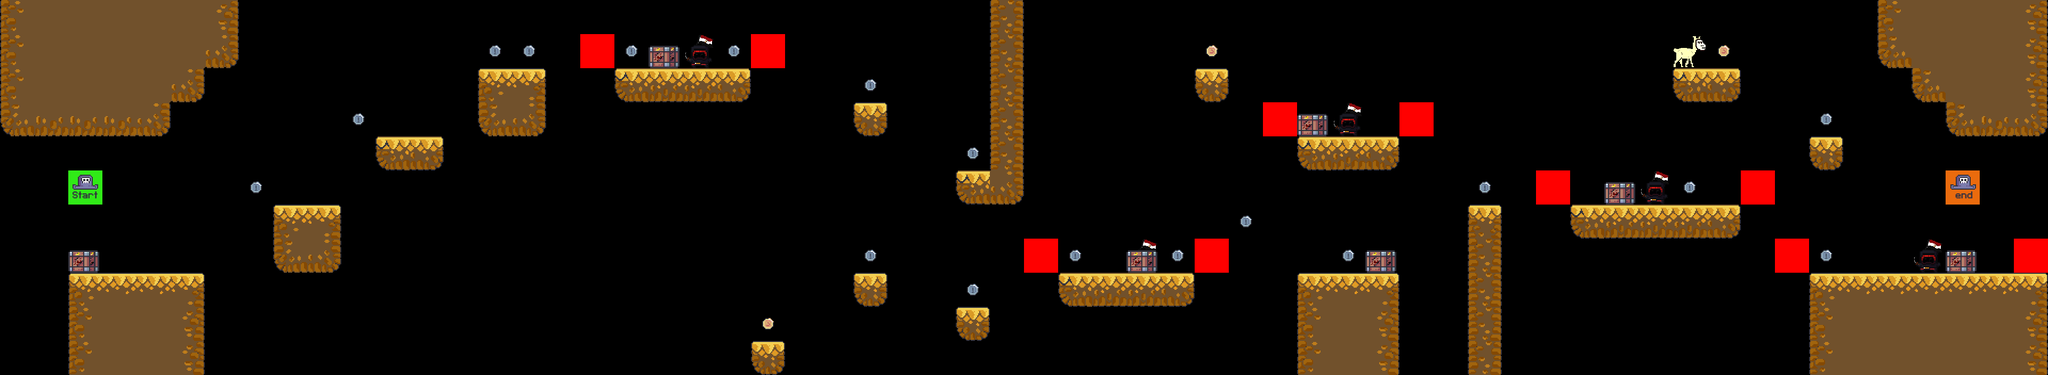

Tiled map render using the project's own tile images. Description and the map definition, with tile-layer contents summarised, below:
An orthogonal 60x11 tile map with 64x64 px tiles, 7 tile layers (terrain, coins, llama, enemies, ...), 6 tilesets.

<map version="1.5" tiledversion="1.7.2" orientation="orthogonal" renderorder="right-down" width="60" height="11" tilewidth="64" tileheight="64" infinite="0" nextlayerid="8" nextobjectid="1">
 <editorsettings>
  <export target="../2/level_2.csv" format="csv" />
 </editorsettings>
 <tileset firstgid="1" source="../tilesets/terrain_tiles.tsx" />
 <tileset firstgid="17" source="../tilesets/coin_tiles.tsx" />
 <tileset firstgid="19" source="../tilesets/enemy_tiles.tsx" />
 <tileset firstgid="21" source="../tilesets/crates.tsx" />
 <tileset firstgid="22" source="../tilesets/player_tiles.tsx" />
 <tileset firstgid="24" source="llama.tsx" />
 <layer id="1" name="terrain" width="60" height="11">
  <data>[660 cells, 130 non-empty, 15 distinct tile ids]</data>
 </layer>
 <layer id="2" name="coins" width="60" height="11">
  <data>[660 cells, 22 non-empty, 2 distinct tile ids]</data>
 </layer>
 <layer id="7" name="llama" width="60" height="11">
  <data>[660 cells, 1 non-empty, 1 distinct tile ids]</data>
 </layer>
 <layer id="3" name="enemies" width="60" height="11">
  <data>[660 cells, 5 non-empty, 1 distinct tile ids]</data>
 </layer>
 <layer id="4" name="constraints" width="60" height="11">
  <data>[660 cells, 10 non-empty, 1 distinct tile ids]</data>
 </layer>
 <layer id="5" name="crates" width="60" height="11">
  <data>[660 cells, 7 non-empty, 1 distinct tile ids]</data>
 </layer>
 <layer id="6" name="player" width="60" height="11">
  <data>[660 cells, 2 non-empty, 2 distinct tile ids]</data>
 </layer>
</map>
